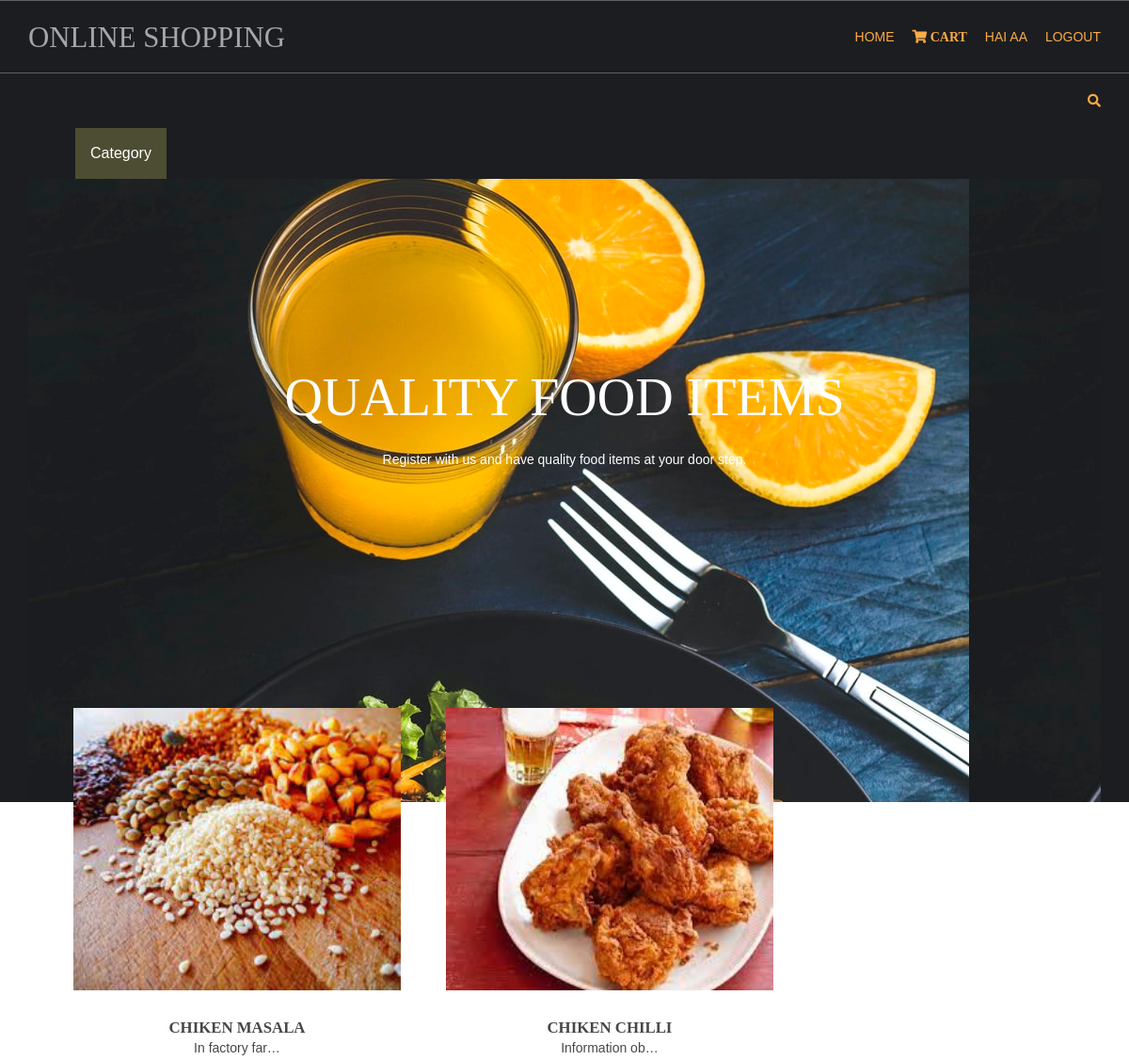
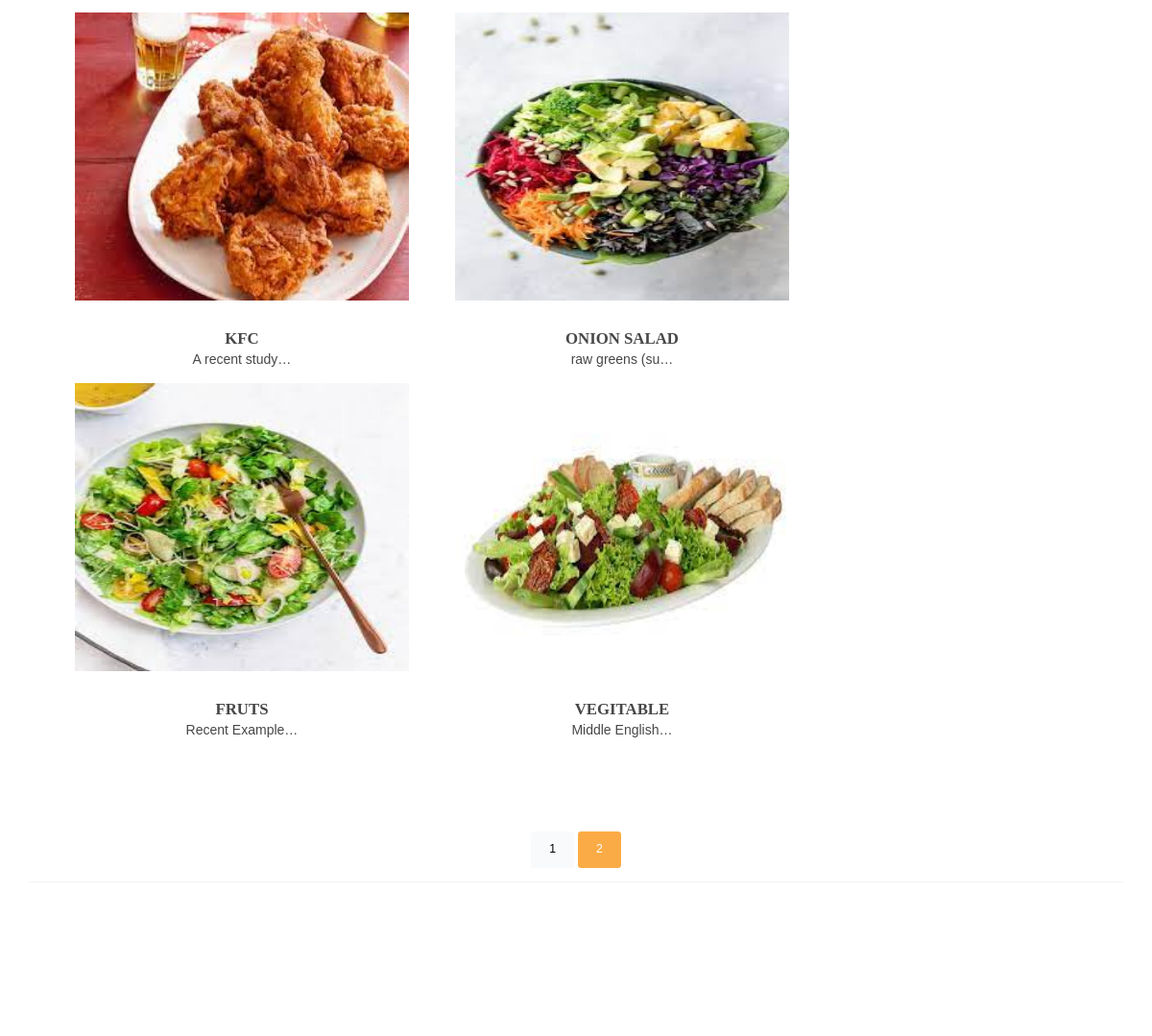
Screenshot of / (signed in) with the database file from the repository (2 pictures, top to bottom).
### shopapp/models.py (models this page shows, shortened)
class product(models.Model):
    name=models.CharField(max_length=225,unique=True)
    slug=models.SlugField(max_length=225,unique=True)
    img=models.ImageField(upload_to='product')
    des=models.TextField()
    stock=models.IntegerField()
    available=models.BooleanField()
    price=models.IntegerField()
    cata=models.ForeignKey(catag,on_delete=models.CASCADE)
    def get_url(self):
        return  reverse('detail',args=[self.cata,self.slug])

### shopapp/views.py (the view)
# urls.py: 2. Add a URL to urlpatterns:  path('', views.home, name='home')
def home(requst,slugs=None):
        cpage=None
        prd=None
        if slugs!=None:
            cpage=get_object_or_404(catag,slug=slugs)
            prd=product.objects.filter(cata=cpage,available=True)
        else:
            prd = product.objects.all().filter(available=True)
            cat=catag.objects.get_queryset().order_by('id')
            paginator=Paginator(prd,6)
        try:
            page=int(requst.GET.get('page',1))
        except:
            page=1
        try:
            pro=paginator.page(page)
        except(EmptyPage,InvalidPage):
            pro=paginator.page(paginator.num_pages)
        return render(requst,'index.html',{'prd':prd,'cat':cat,'pg':pro})

### carts/context_processor.py (called while the page is built)
def count(request):
    itemcount=0;
    if 'admin' in request.path:
        return {}
    else:
        try:
           ct=cartlist.objects.filter(cartid=cartidd(request))
           cti=item.objects.all().filter(cart=ct[:1])
           for c in cti:
               itemcount+=c.qlt
        except cartlist.DoesNotExist:
            itemcount=0
        return dict(its=itemcount)

### carts/views.py (called while the page is built)
def cartidd(request):
    cid=request.session.session_key
    if not cid:
        cid=request.session_create()
    return cid

### shopapp/models.py (called while the page is built)
    def get_url(self):
        return reverse('dview',args=[self.slug])

    def __str__(self):
        return '{}'.format(self.name)

### templates/index.html (shortened to what this page needs)
{% extends 'base.html' %}
{% load static %}
{% block content %}
<div id="topbar" class="hoc clear">
      <div class="fl_right">
        <ul class="nospace">
          <li id="searchform">
          </li>
        </ul>
      </div>
    </div>
<body id="top">
             <div class="dropdown" >
  <button class="dropbtn">Category</button>
</div>
  <div id="pageintro" class="hoc clear" style="background-image:url('{% static 'hm/images/demo/backgrounds/asss.jpg'%}');">
    <article>
      <h3 class="heading">QUALITY FOOD ITEMS</h3>
      <p>Register with us and have quality food items at your door step.</p>
    </article>
  </div>
<div class="wrapper row3">
  <main class="hoc container clear">
    <section id="introblocks">
      <ul class="nospace group btmspace-80">
      {% for i in pg.object_list %}
        <li class="one_third">
          <figure><a class="imgover" href={{i.get_url}}><img src="{{i.img.url}}" style="width:400px;height:300px;"></a>
            <figcaption>
              <h6 class="heading">{{i.name}}</h6>
              <p>{{i.des|truncatechars:15}}</p>
            </figcaption>
          </figure>
        </li>
{% endfor %}
      </ul>
    </section> <center>
    {% for p in pg.paginator.page_range %}
      <a href="?page={{p}}" class="btn btn-light btn-sm {% if pg.number == p %} active {% endif %}">{{p}} </a>
         {% endfor %}
    </center>
    <hr class="btmspace-80">
  </main>
</div>
</body>
</html>
{% endblock %}

### static/hm/layout/styles/layout.css (style rules this page uses)
#topbar { padding:20px 0; font-size:.8rem; text-transform:uppercase; }
#topbar ul li { display:inline-block; margin-right:15px; }
#topbar ul li:last-child { margin-right:0; padding-right:0; border-right:none; }
#topbar #searchform { position:relative; line-height:1; z-index:9999; }
#topbar #searchform::after { display:block; height:18px; line-height:18px; padding:0; font-family:"Font Awesome\ 5 Free"; font-weight:900; font-size:1rem; content:"\f002"; }
#topbar #searchform ::placeholder { text-transform:capitalize; }
#pageintro { padding:200px 0 300px; }
#pageintro article, #pageintro article p { display:block; max-width:75%; margin:0 auto; text-align:center; }
#pageintro article p { max-width:65%; line-height:2rem; }
#pageintro .heading { margin-bottom:20px; font-size:4rem; }
.container { padding:80px 0; }
#introblocks { display:block; position:relative; margin:-180px 0 0 0; z-index:1; text-align:center; }
#introblocks figure figcaption { display:block; padding:30px 0 0 0; text-align:center; }
#introblocks figure figcaption .heading { font-size:1.2rem; font-weight:700; margin-bottom:0; }
*, *::before, *::after { transition:all .3s ease-in-out; }
body { color:#A5A6AA; background-color:#1C1D21; }
a { color:#FBAB45; }
hr, .borderedbox { border-color:#D7D7D7; }
.btn, .btn.inverse:hover { color:#FFFFFF; background-color:#FBAB45; border-color:#FBAB45; }
.imgover, .imgover:hover::after { color:#FFFFFF; }
.row3 { color:#474747; background-color:#FFFFFF; }
#topbar #searchform { color:#FBAB45; }
#pageintro { color:#FFFFFF; }
@media screen and (min-width:1140px) { .hoc { max-width:1140px; } }

### static/hm/layout/styles/framework.css (style rules this page uses)
html { overflow-y:scroll; overflow-x:hidden; }
html, body { margin:0; padding:0; font-size:14px; line-height:1.6em; }
*, *::before, *::after { box-sizing:border-box; }
.nospace { margin:0; padding:0; list-style:none; }
.btn { display:inline-block; padding:8px 18px 10px; text-transform:uppercase; border:1px solid; }
.clear, .group { display:block; }
.clear::before, .clear::after, .group::before, .group::after { display:table; content:""; }
.clear, .clear::after, .group, .group::after { clear:both; }
a { outline:none; text-decoration:none; }
.fl_right, .imgr { float:right; }
img { width:auto; max-width:100%; height:auto; margin:0; padding:0; border:none; line-height:normal; vertical-align:middle; }
.imgover { display:inline-block; position:relative; max-width:100%; }
.imgover::before, .imgover::after { display:block; position:absolute; content:""; text-align:center; opacity:0; }
.imgover::before { top:0; right:0; bottom:0; left:0; }
.imgover::after { top:50%; left:50%; width:50px; height:50px; line-height:50px; margin:-25px 0 0 -25px; font-family:"Font Awesome\ 5 Free"; font-weight:900; content:"\f067"; font-size:28px; }
body, input, textarea, select { font-family:Verdana, Geneva, sans-serif; }
h1, h2, h3, h4, h5, h6, .heading { font-family:Georgia, "Times New Roman", Times, serif; }
label, input, textarea, select, button { display:block; resize:none; outline:none; color:inherit; font-size:inherit; font-family:inherit; vertical-align:middle; }
::placeholder { opacity:1; }
h1, h2, h3, h4, h5, h6, .heading { margin:0 0 20px 0; font-size:1.4rem; line-height:normal; font-weight:normal; text-transform:uppercase; }
hr { display:block; width:100%; height:1px; border:solid; border-width:1px 0 0 0; }
.wrapper { display:block; position:relative; width:100%; margin:0; padding:0; text-align:left; word-wrap:break-word; }
.hoc { display:block; margin:0 auto; }
address, article, aside, figcaption, figure, footer, header, main, nav, section { display:block; margin:0; padding:0; }
.one_half, .one_third, .two_third, .one_quarter, .two_quarter, .three_quarter { display:inline-block; float:left; margin:0 0 0 4.21052%; list-style:none; }
.one_third { width:30.52631%; }
.btmspace-80 { margin-bottom:80px; }

### templates/index.html (style rules this page uses)
.dropbtn { background-color:#4d4d33; color: white; padding: 16px; font-size: 16px; border: none; cursor: pointer; }
.dropdown { position: relative; display: inline-block; padding-left: 80px; }

### rows the page displays
product: img (picture), name "CHIKEN MASALA", des "In factory far…"
product: img (picture), name "CHIKEN CHILLI", des "Information ob…"
product: img (picture), name "KFC", des "A recent study…"
product: img (picture), name "ONION SALAD", des "raw greens (su…"
product: img (picture), name "FRUTS", des "Recent Example…"
product: img (picture), name "VEGITABLE", des "Middle English…"

### other values shown
{{ request.session.username }} "AA"
{{ p }} "1" "2"
